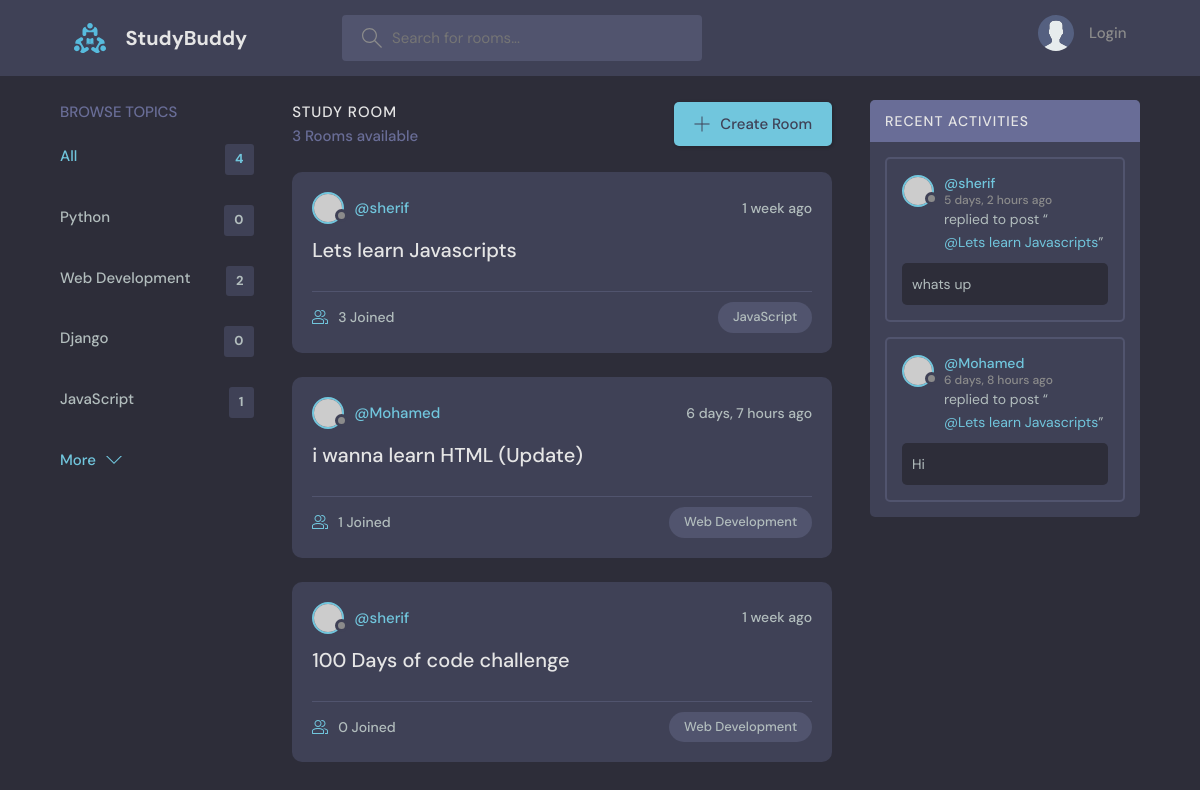
Before: / with the older database file.
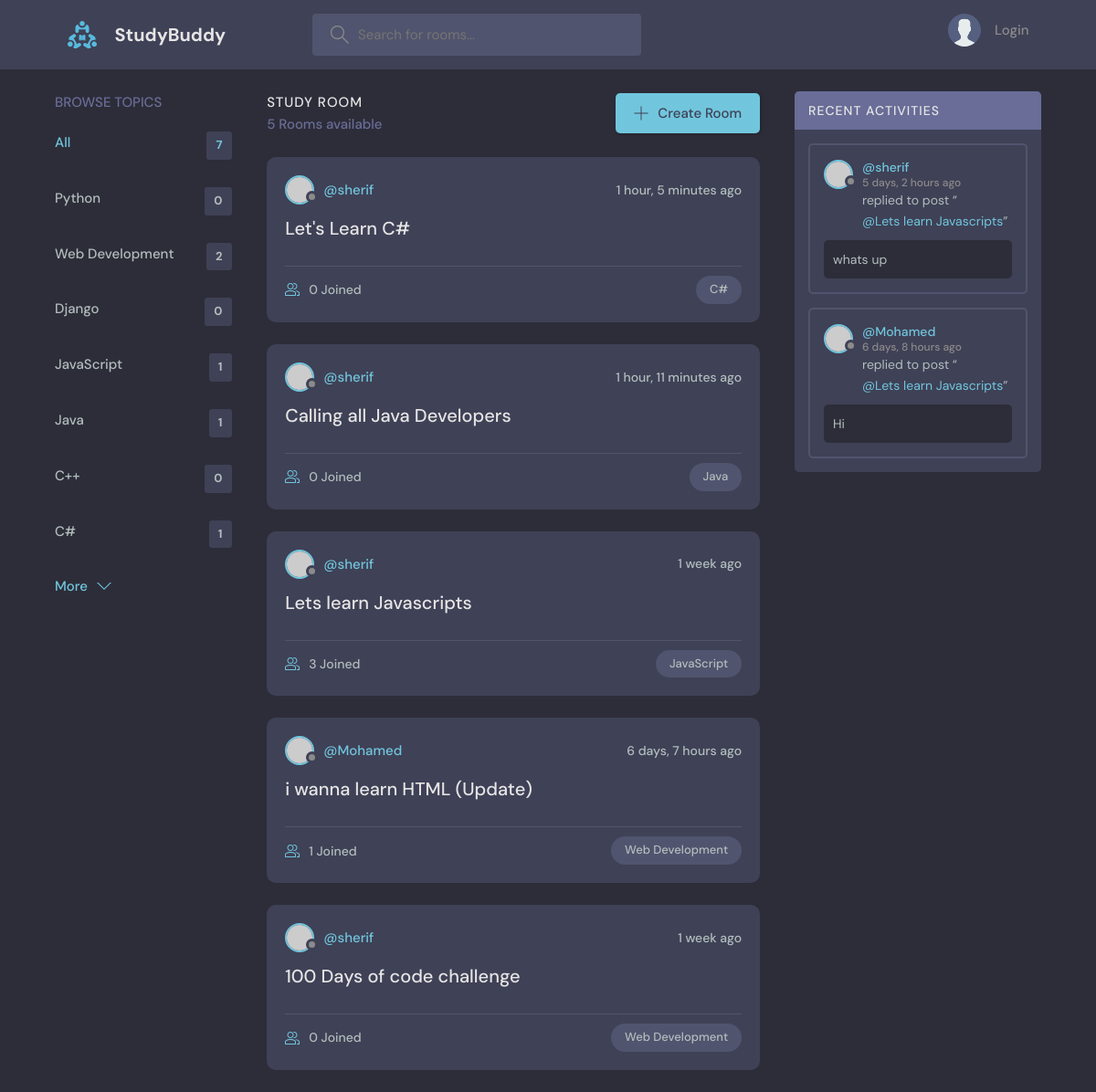
After: the same page with the newer database file.
### base/models.py (models this page shows, shortened)
class Topic(models.Model):
    name = models.CharField(max_length=200)

class Room(models.Model):
    host  = models.ForeignKey(User,on_delete=models.CASCADE ,null = True)
    topic = models.ForeignKey(Topic, on_delete=models.SET_NULL ,null = True)
    name =models.CharField(max_length=200)
    description = models.TextField(null = True, blank = True)
    participants = models.ManyToManyField(User,related_name='participants',blank=True) # to get all the participants in the room
    updated = models.DateTimeField(auto_now=True)
    created = models.DateTimeField(auto_now_add=True)
    class Meta:
        ordering = ['-updated','-created']
    def __str__(self):
        return self.name

class Message(models.Model):
    user =  models.ForeignKey(User,on_delete=models.CASCADE)
    room =  models.ForeignKey(Room, on_delete=models.CASCADE)
    body = models.TextField()
    updated = models.DateTimeField(auto_now=True)
    created = models.DateTimeField(auto_now_add=True)
    class Meta:
        ordering = ['-updated','-created']

### base/views.py (the view)
# urls.py: path('',views.home,name='home'),
def home(request):
    q = request.GET.get('q') if request.GET.get('q') != None else ''
    rooms = Room.objects.filter(
        Q(topic__name__icontains=q) |
        Q(name__icontains=q) |
        Q(description__icontains=q)
        )
    topics = Topic.objects.all()
    room_count = rooms.count()
    room_messages = Message.objects.filter(Q(room__topic__name__icontains=q)) # to get the messages of the rooms that have the topic name that contains the q
    context={'rooms':rooms , 'topics':topics , 'room_count':room_count , 'room_messages':room_messages}
    return render(request,'base/home.html',context)

### base/templates/base/home.html (shortened to what this page needs)
{% extends 'main.html' %}
{% block content %}
    <main class="layout layout--3">
      <div class="container">
        {% include 'base/topics_component.html' %}
        <div class="roomList">
          <div class="roomList__header">
            <div>
              <h2>Study Room</h2>
              <p>{{room_count}} Rooms available</p>
            </div>
            <a class="btn btn--main" href="{% url 'create-room' %}">
              <svg version="1.1" xmlns="http://www.w3.org/2000/svg" width="32" height="32" viewBox="0 0 32 32">
                <title>add</title>
                <path
                  d="M16.943 0.943h-1.885v14.115h-14.115v1.885h14.115v14.115h1.885v-14.115h14.115v-1.885h-14.115v-14.115z"
                ></path>
              </svg>
              Create Room
            </a>
          </div>
            {% include 'base/feed_component.html' %}
        </div>
        {% include 'base/activity_component.html' %}
      </div>
    </main>
{% endblock %}

### base/templates/base/topics_component.html
<div class="topics">
    <div class="topics__header">
      <h2>Browse Topics</h2>
    </div>
    <ul class="topics__list">
      <li>
        <a href="{% url 'home' %}" class="active">All <span>{{topics.count}}</span></a>
      </li>
      {% for topic in topics %}
      <li>
        <a href="{% url 'home' %}?q={{topic.name}}">{{topic.name}}<span>{{topic.room_set.all.count}}</span></a>
      </li>
      {% endfor %}
    </ul>
    <a class="btn btn--link" href="topics.html">
      More
      <svg version="1.1" xmlns="http://www.w3.org/2000/svg" width="32" height="32" viewBox="0 0 32 32">
        <title>chevron-down</title>
        <path d="M16 21l-13-13h-3l16 16 16-16h-3l-13 13z"></path>
      </svg>
    </a>
  </div>

### base/templates/base/feed_component.html (shortened to what this page needs)
{% for room in rooms %}
<div class="roomListRoom">
    <div class="roomListRoom__header">
      <a href="{% url 'user-profile' room.host.id %}" class="roomListRoom__author">
        <div class="avatar avatar--small">
          <img src="https://randomuser.me/api/portraits/women/11.jpg" />
        </div>
        <span>@{{room.host.username}}</span>
      </a>
      <div class="roomListRoom__actions">
        <span>{{room.created|timesince}} ago</span>
      </div>
    </div>
    <div class="roomListRoom__content">
      <a href="{% url 'room' room.id %}">{{room.name}}</a>
    </div>
    <div class="roomListRoom__meta">
      <a href="{% url 'room' room.id %}" class="roomListRoom__joined">
        {{room.participants.all.count}} Joined
      </a>
      <p class="roomListRoom__topic">{{room.topic.name}}</p>
    </div>
</div>
{% endfor %}

### base/templates/base/activity_component.html (shortened to what this page needs)
<div class="activities">
    <div class="activities__header">
      <h2>Recent Activities</h2>
    </div>
    {% for message in room_messages %}
    <div class="activities__box">
      <div class="activities__boxHeader roomListRoom__header">
        <a href="{% url 'user-profile' message.user.id %}" class="roomListRoom__author">
          <div class="avatar avatar--small">
            <img src="https://randomuser.me/api/portraits/women/11.jpg" />
          </div>
          <p>
            @{{message.user}}
            <span>{{message.created|timesince}} ago</span>
          </p>
        </a>
      </div>
      <div class="activities__boxContent">
        <p>replied to post “<a href="{% url 'room' message.room.id %}">@{{message.room}}</a>”</p>
        <div class="activities__boxRoomContent">
            {{message.body}}
        </div>
      </div>
    </div>
    {% endfor %}
  </div>

Changed rows visible on the page:
added Topic: name "Java", room_set.all.count "1"
added Topic: name "C++", room_set.all.count "0"
added Topic: name "C#", room_set.all.count "1"
added Room: host.username "sherif", created "1 hour, 5 minutes", name "Let's Learn C#", participants.all.count "0", topic.name "C#"
added Room: host.username "sherif", created "1 hour, 11 minutes", name "Calling all Java Developers", participants.all.count "0", topic.name "Java"
Other visible differences:
{{ topics.count }}: "4" → "7"
{{ room_count }}: "3" → "5"
